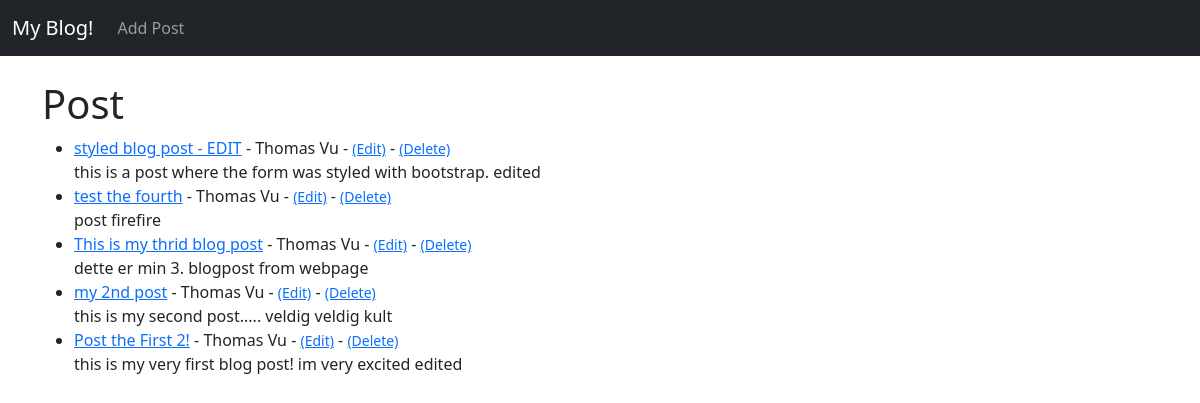
Before: / with the older database file.
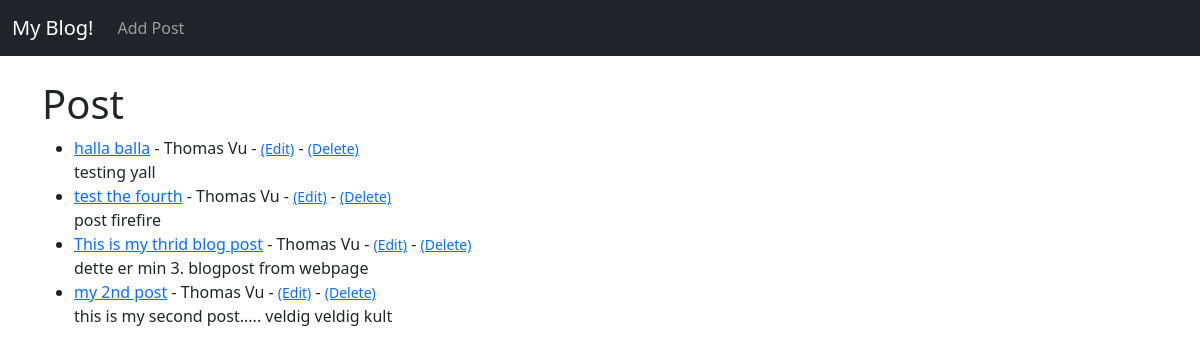
After: the same page with the newer database file.
### theblog/models.py (models this page shows, shortened)
class Post(models.Model):
    title = models.CharField(max_length=255)
    title_tag = models.CharField(max_length=255)
    author = models.ForeignKey(User, on_delete=models.CASCADE)
    body = models.TextField()

### theblog/views.py (the view)
# urls.py: path('', HomeView.as_view(), name="home"),
class HomeView(ListView):
    model = Post
    template_name = 'home.html'
    ordering = ['-id']

### theblog/templates/home.html
{% extends 'base.html' %}
{% block content %}
<h1>Post</h1>
<ul>
{% for post in object_list %}
    <li><a href="{% url 'article-detail' post.pk %}">{{ post.title }}</a> - {{ post.author.first_name }} {{ post.author.last_name }}
        - <small><a href="{% url 'update_post' post.pk %}">(Edit)</a></small>
        - <small><a href="{% url 'delete_post' post.pk %}">(Delete)</a></small><br/>
    {{ post.body }} </li>
{% endfor %}
</ul>
{% endblock %}

### theblog/templates/base.html (shortened to what this page needs)
<!doctype html>
<html lang="en">
  <head>
    <link href="https://cdn.jsdelivr.net/npm/bootstrap@5.3.1/dist/css/bootstrap.min.css" rel="stylesheet">
  </head>
  <body>
    <nav class="navbar navbar-expand-lg navbar-dark bg-dark">
        <div class="container-fluid">
          <a class="navbar-brand" href="{% url 'home' %}">My Blog!</a>
          <div class="collapse navbar-collapse" id="navbarSupportedContent">
            <ul class="navbar-nav me-auto mb-2 mb-lg-0">
              <li class="nav-item">
                <a class="nav-link" href="{% url 'add_post' %}">Add Post</a>
              </li>
            </ul>
          </div>
        </div>
      </nav>
    <br/>
    <div class="container">
        {% block content %}
        {% endblock %}
    </div>
  </body>
</html>

Changed rows visible on the page:
removed Post: title "styled blog post - EDIT", author.first_name "Thomas", author.last_name "Vu", body "this is a post where the form was styled with bootstrap. edited"
removed Post: title "Post the First 2!", author.first_name "Thomas", author.last_name "Vu", body "this is my very first blog post! im very excited edited"
added Post: title "halla balla", author.first_name "Thomas", author.last_name "Vu", body "testing yall"
